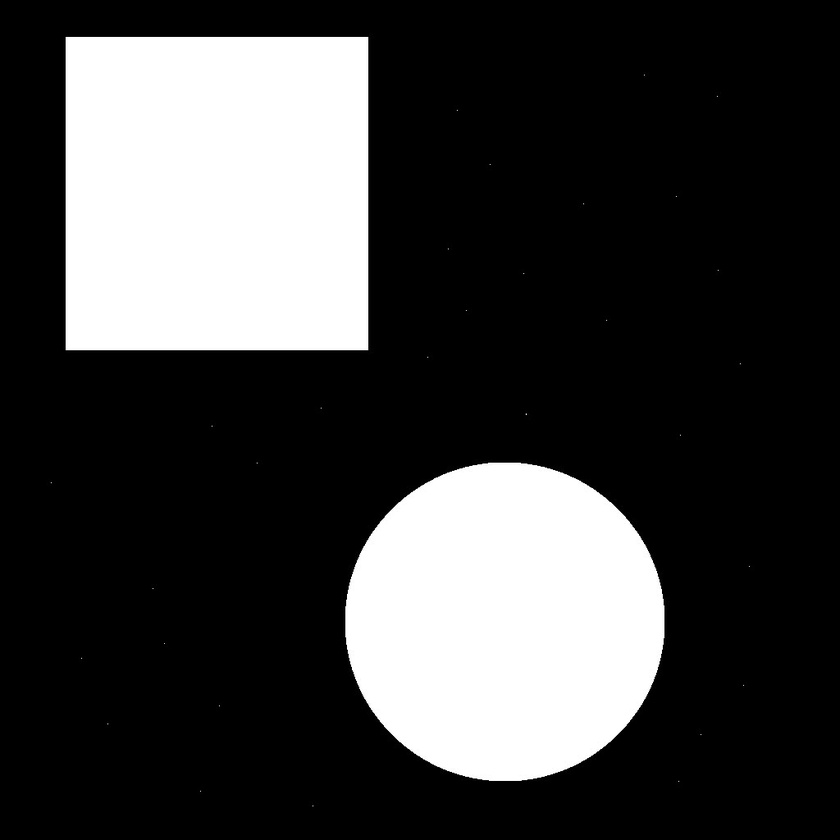
#> input picture Artificial Intelligence/Pattern Recognition with OpenCV/python/images/pattern.jpeg, 840 x 840 px, shrunk from 1024 x 1024 before the run
$ python pattern.py
#> lines starting #> are read from the running program, lines starting #| are printed output that depends on the picture; after the words box and inside, x2 and y2 are one past the last pixel; in counts of white or black regions, pixels touching at a corner belong together

import cv2
import numpy as np
from matplotlib import pyplot as plt

# Load the image
img = cv2.imread('images/pattern.jpeg')
#> img is the input picture: shape (840, 840, 3); min 0, max 255, mean 63.2
gray_img = cv2.cvtColor(img, cv2.COLOR_BGR2GRAY)

# Apply Gaussian blur to remove salt and pepper noises
filtered_image = cv2.GaussianBlur(gray_img, (5, 5), 0)

# Display noisy and filtered images
plt.subplot(1, 2, 1), plt.imshow(gray_img, cmap='gray')
plt.title('Noisy Image'), plt.xticks([]), plt.yticks([])

plt.subplot(1, 2, 2), plt.imshow(filtered_image, cmap='gray')
plt.title('Filtered Image'), plt.xticks([]), plt.yticks([])

# Save filtered image
# cv2.imwrite('filtered_image.jpg', filtered_image)

plt.show()
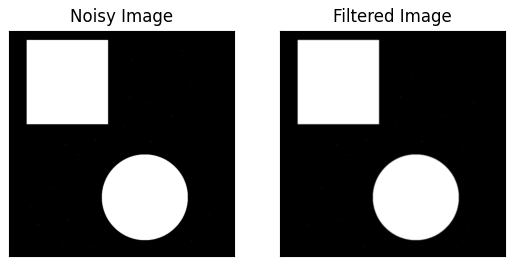
#> figure drawn by matplotlib, 2 panels

# Thresholding

# Global thresholding
ret1, th1 = cv2.threshold(img, 127, 255, cv2.THRESH_BINARY)
#> th1: shape (840, 840, 3); 24.8% white; 23 white regions (21 under 20 px), largest, box (x1, y1, x2, y2) and area: (66, 37, 368, 350) 94526, (345, 463, 664, 781) 80131

# Otsu's thresholding
ret2, th2 = cv2.threshold(gray_img, 0, 255, cv2.THRESH_BINARY + cv2.THRESH_OTSU)
#> ret2 = 127

# Otsu's thresholding after Gaussian filtering

ret3, th3 = cv2.threshold(filtered_image, 0, 255, cv2.THRESH_BINARY + cv2.THRESH_OTSU)
#> th3: shape (840, 840); 24.8% white; 2 white regions
#> ret3 = 127

# plot all the images and their histograms
images = [img, 0, th1, gray_img, 0, th2, filtered_image, 0, th3]
titles = ['Original Noisy Image', 'Histogram', 'Global Thresholding (v=127)',
          'Original Noisy Image', 'Histogram', "Otsu's Thresholding",
          'Gaussian filtered Image', 'Histogram', "Otsu's Thresholding"]


for i in range(3):
    plt.subplot(3, 3, i*3+1), plt.imshow(images[i*3], 'gray')
    plt.title(titles[i*3]), plt.xticks([]), plt.yticks([])
    plt.subplot(3, 3, i*3+2), plt.hist(images[i*3].ravel(), 256)
    plt.title(titles[i*3+1]), plt.xticks([]), plt.yticks([])
    plt.subplot(3, 3, i*3+3), plt.imshow(images[i*3+2], 'gray')
    plt.title(titles[i*3+2]), plt.xticks([]), plt.yticks([])

plt.show()
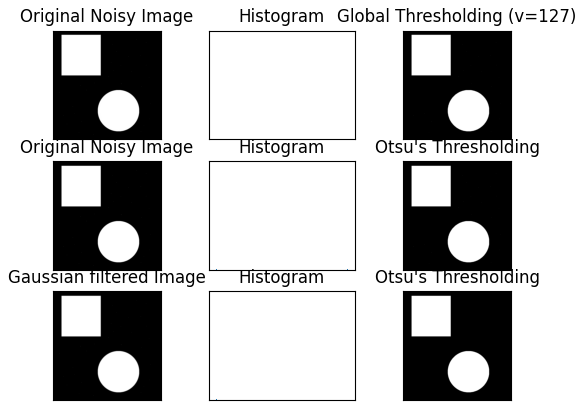
#> figure drawn by matplotlib, 9 panels

# Connectivity Analysis
def connected_component_label(path):
    # Getting the input image
    img = cv2.imread('pattern.jpg', 0)
    # Converting those pixels with values 1-127 to 0 and others to 1
    img = cv2.threshold(gray_img, 127, 255, cv2.THRESH_BINARY)[1]
    # Applying cv2.connectedComponents()
    num_labels, labels = cv2.connectedComponents(img)
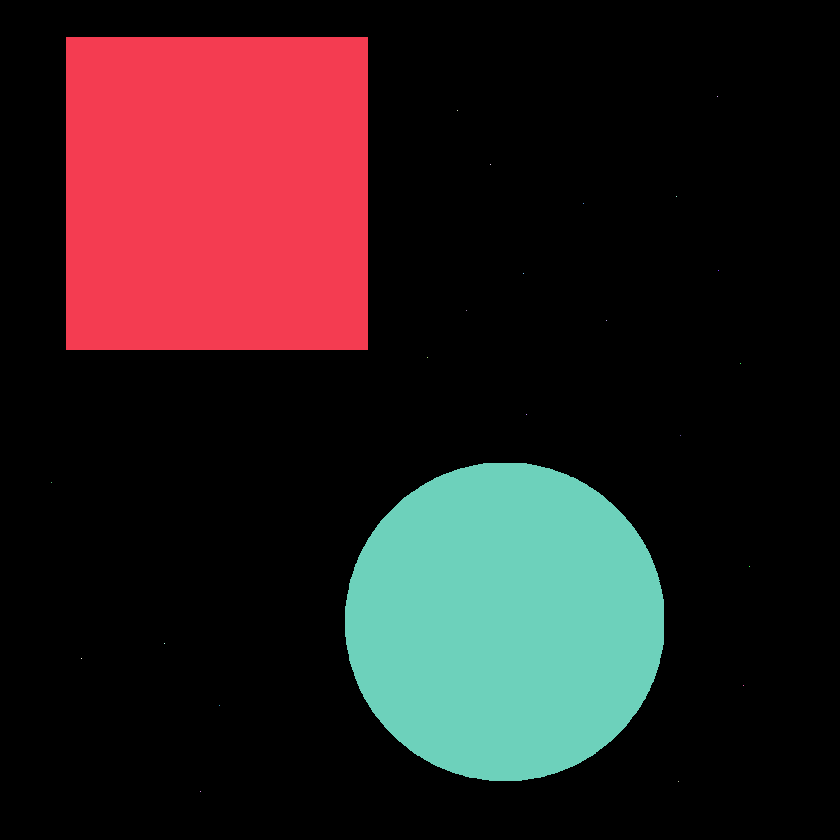
#> labels: shape (840, 840) int32; 24 distinct labels, from 0 to 23; one colour per label, 0 black
#> num_labels = 24
    # Map component labels to hue val, 0-179 is the hue range in OpenCV
    label_hue = np.uint8(179*labels/np.max(labels))
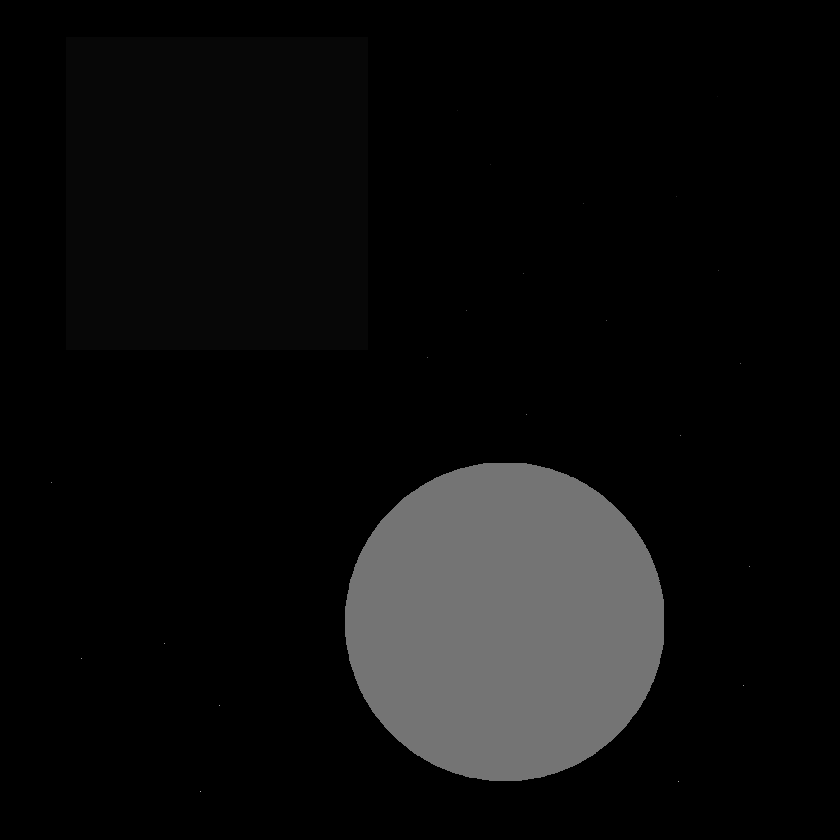
#> label_hue: shape (840, 840); min 0, max 179, mean 14.1
    blank_ch = 255*np.ones_like(label_hue)
    labeled_img = cv2.merge([label_hue, blank_ch, blank_ch])
    # Converting cvt to BGR
    labeled_img = cv2.cvtColor(labeled_img, cv2.COLOR_HSV2BGR)
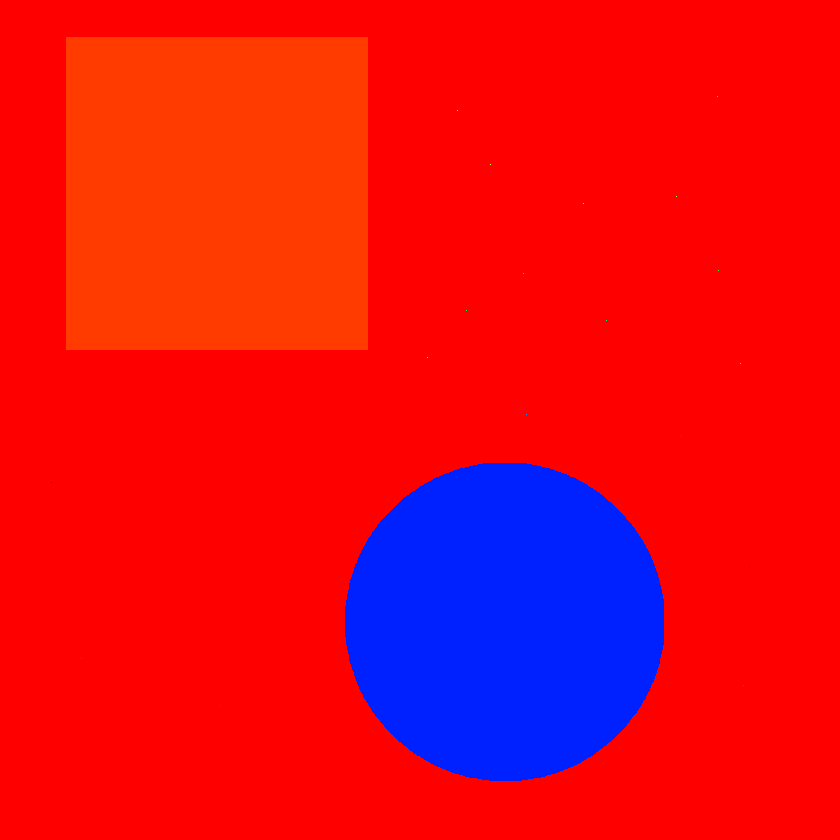
#> labeled_img: shape (840, 840, 3); mean B, G, R 29, 11.7, 226
    # set bg label to black
    labeled_img[label_hue==0] = 0
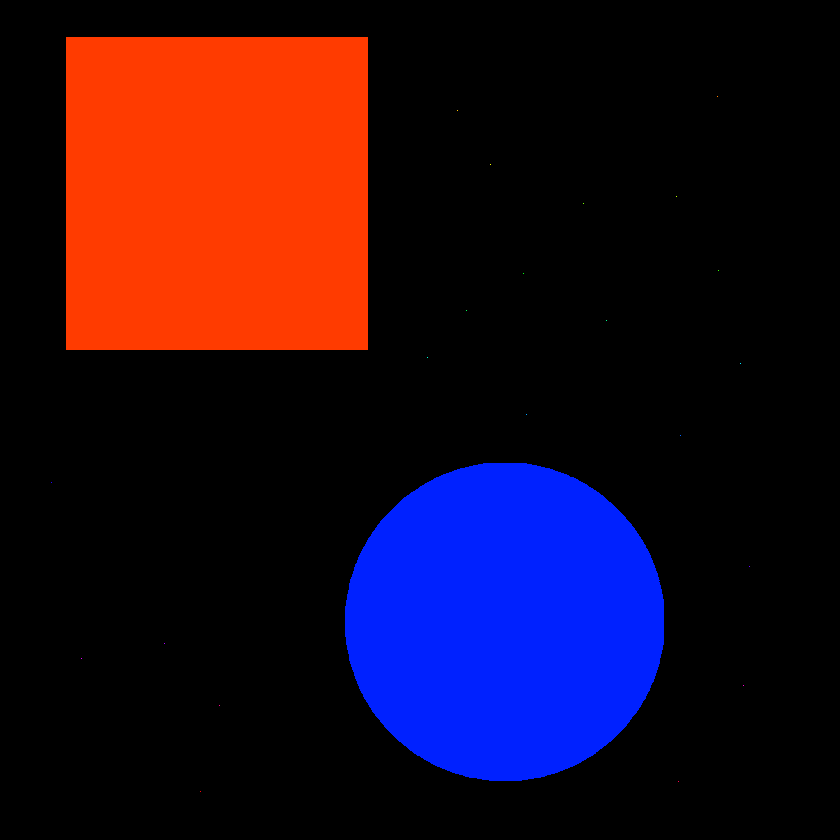
#> labeled_img: shape (840, 840, 3); mean B, G, R 29, 11.7, 34.2
    #Showing Image after Component Labeling
    plt.imshow(cv2.cvtColor(labeled_img, cv2.COLOR_BGR2RGB))
    plt.axis('off')
    plt.title("Image after Component Labeling")
    plt.show()

connected_component_label(filtered_image)

# Pattern Recognition (Recognizing the type of Objects in the image)
font = cv2.FONT_HERSHEY_COMPLEX
_, threshold = cv2.threshold(filtered_image, 0, 255, cv2.THRESH_BINARY + cv2.THRESH_OTSU)
contours, _ = cv2.findContours(threshold, cv2.RETR_TREE, cv2.CHAIN_APPROX_SIMPLE)
#> contours = 2 contours; box (x1, y1, x2, y2) and area: (66, 37, 368, 350) 93912, (345, 463, 664, 781) 79669

for cnt in contours:
    approx = cv2.approxPolyDP(cnt, 0.01 * cv2.arcLength(cnt, True), True)
    cv2.drawContours(img, [approx], 0, (0), 5)
    x = approx.ravel()[0]
    y = approx.ravel()[1]
    if len(approx) == 4:
        cv2.putText(img, "Square", (x, y), font, 1, (255))
    else:
        cv2.putText(img, "Circle", (x, y), font, 1, (255))
#> this loop made 2 passes
#> (x, y) on pass 1: (484, 463)
#> (approx, x, y) on pass 2: ([[66, 37], [66, 349], [367, 349], [367, 37]], 66, 37)

cv2.drawContours(img, contours, -1, (255, 0, 0), 2)
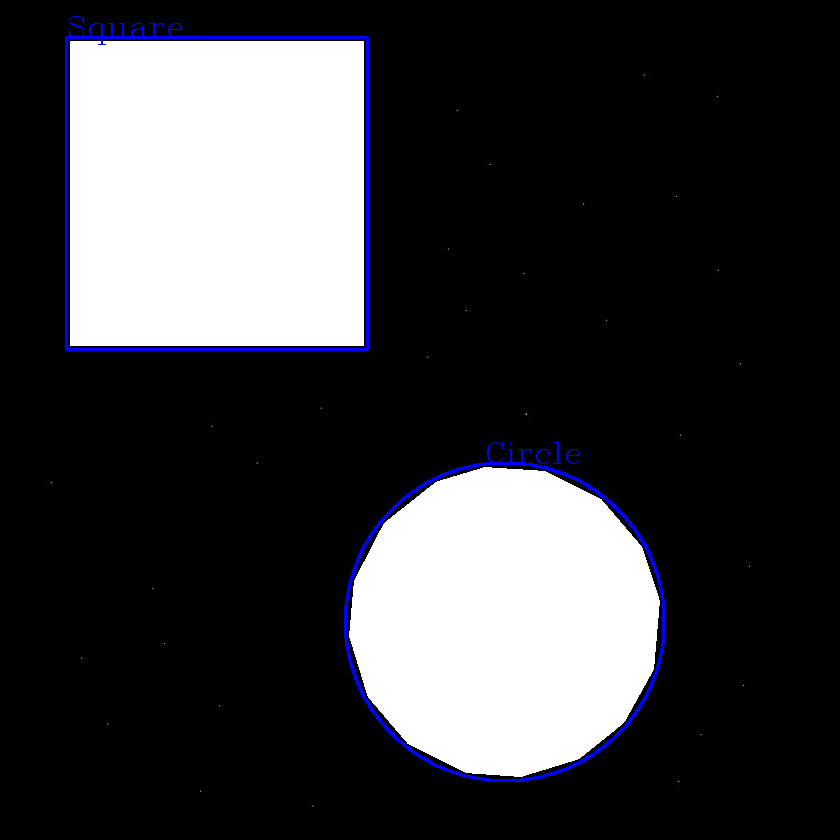
#> img: shape (840, 840, 3); mean B, G, R 62.2, 59.4, 59.4
cv2.imshow("Pattern recognition", img)
cv2.waitKey(0)
cv2.destroyAllWindows()
